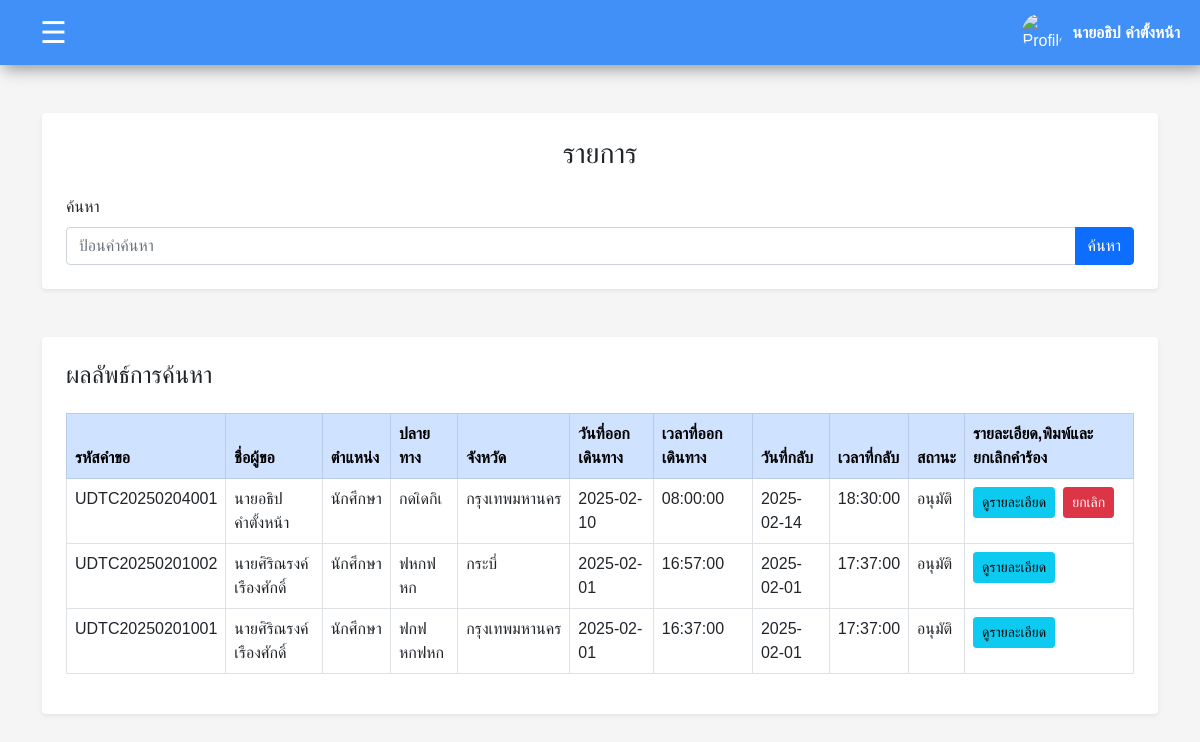
The page /user/status.php (signed in) on the database its author committed.
### tables this page shows
CREATE TABLE `requests` (
  `request_id` varchar(20) NOT NULL,
  `destination` varchar(255) DEFAULT NULL,
  `province` varchar(100) DEFAULT NULL,
  `travel_type` enum('ในจังหวัด','ต่างจังหวัด') DEFAULT NULL,
  `purpose` varchar(255) DEFAULT NULL,
  `departure_date` date DEFAULT NULL,
  `departure_time` time DEFAULT NULL,
  `return_date` date DEFAULT NULL,
  `return_time` time DEFAULT NULL,
  `passengers` int(11) DEFAULT NULL,
  `request_date` datetime DEFAULT NULL,
  `status` enum('รออนุมัติ','อนุมัติ','ปฏิเสธ','ยกเลิก') DEFAULT 'รออนุมัติ',
  `user_id` varchar(255) DEFAULT NULL,
  `driver_id` int(11) DEFAULT NULL,
  `car_id` int(11) DEFAULT NULL,
  `admin_id` varchar(11) DEFAULT NULL
);

CREATE TABLE `users` (
  `user_id` varchar(11) NOT NULL,
  `fullname` varchar(255) NOT NULL,
  `password` varchar(255) NOT NULL,
  `position` varchar(255) NOT NULL,
  `department` varchar(255) NOT NULL,
  `role` enum('admin','user','') NOT NULL,
  `profile_picture` varchar(255) DEFAULT 'default_images_account.jpg',
  `signature` varchar(255) DEFAULT 'default_images_signature.png'
);

### user/status.php (the view, shortened to what this page needs)
<!DOCTYPE html>
<html lang="en">
<head>
    <link rel="stylesheet" href="../css/bootstrap.css">
</head>
<body>
<?php
 require('header.php');
$search_query = isset($_GET['status_search']) ? $_GET['status_search'] : '';
$user_id = $_SESSION['user_id'];
$sql = "SELECT requests.request_id,
                requests.user_id,
                users.fullname,
                users.position,
                requests.destination,
                requests.province,
                requests.departure_date,
                requests.departure_time,
                requests.return_date,
                requests.return_time,
                requests.status
        FROM requests
        JOIN users ON requests.user_id = users.user_id
        WHERE (requests.status = 'รออนุมัติ' OR requests.status = 'อนุมัติ' OR requests.status = 'ปฏิเสธ')
        AND (requests.request_id LIKE '%$search_query%'
        OR users.fullname LIKE '%$search_query%'
        OR users.position LIKE '%$search_query%'
        OR requests.destination LIKE '%$search_query%'
        OR requests.province LIKE '%$search_query%')
        ORDER BY requests.request_id DESC;";
$result = mysqli_query($connect, $sql);
?>
    <div class="container py-5">
        <div class="form-container shadow-sm p-4 rounded bg-white">
            <h3 class="text-center mb-4">รายการ</h3>
            <form id="searchForm" action="status.php" method="GET">
                <div class="row g-3 align-items-center">
                    <div class="col-12">
                        <label for="searchQuery" class="form-label">ค้นหา</label>
                        <div class="input-group">
                            <input type="text" class="form-control" id="searchQuery" name="status_search" placeholder="ป้อนคำค้นหา">
                            <button type="submit" class="btn btn-primary" id="searchBtn">ค้นหา</button>
                        </div>
                    </div>
                </div>
            </form>
        </div>
        <div class="table-container shadow-sm p-4 mt-5 rounded bg-white ">
            <h4 class="mb-4">ผลลัพธ์การค้นหา</h4>
            <table class="table table-bordered table-hover">
            <thead class="table-primary">
    <tr>
        <th>รหัสคำขอ</th>
        <th>ชื่อผู้ขอ</th>
        <th>ตำแหน่ง</th>
        <th>ปลายทาง</th>
        <th>จังหวัด</th>
        <th>วันที่ออกเดินทาง</th>
        <th>เวลาที่ออกเดินทาง</th>
        <th>วันที่กลับ</th>
        <th>เวลาที่กลับ</th>
        <th>สถานะ</th>
        <th>รายละเอียด,พิมพ์และยกเลิกคำร้อง</th>
    </tr>
</thead>
<tbody id="resultTable">
    <?php
    if (mysqli_num_rows($result) > 0) {
        while ($row = mysqli_fetch_assoc($result)) {
            echo "<tr>";
            echo "<td>" . $row['request_id'] . "</td>";
            echo "<td>" . $row['fullname'] . "</td>";
            echo "<td>" . $row['position'] . "</td>";
            echo "<td>" . $row['destination'] . "</td>";
            echo "<td>" . $row['province'] . "</td>";
            echo "<td>" . $row['departure_date'] . "</td>";
            echo "<td>" . $row['departure_time'] . "</td>";
            echo "<td>" . $row['return_date'] . "</td>";
            echo "<td>" . $row['return_time'] . "</td>";
            echo "<td>" . $row['status'] . "</td>";
            echo "<td>";
            echo "<div class='d-flex gap-2'>";
            echo "<a href='request_details.php?request_id={$row['request_id']}' class='btn btn-info btn-sm'>ดูรายละเอียด</a>";
            if ($user_id == $row['user_id']) {
                echo "<a href='#' class='btn btn-danger btn-sm' onclick='return confirmCancel(\"" . $row['request_id'] . "\")'>ยกเลิก</a>";
            }
            echo "</div>";
            echo "</td>";
            echo "</tr>";
        }
    } else {
        echo "<tr><td colspan='12' class='text-center'>ยังไม่มีข้อมูล</td></tr>";
    }
    ?>
</tbody>
            </table>
        </div>
    </div>
</body>
</html>

### user/status.php (style rules this page uses)
#searchQuery { position: relative; z-index: 1; }
.form-container, .table-container { width: 100%; max-width: 1300px; margin: 0 auto; padding: 2rem; box-shadow: 0 4px 8px rgba(0, 0, 0, 0.1); border-radius: 8px; }

### user/header.php (style rules this page uses)
body { font-family: Arial, sans-serif; margin: 0; padding: 0; background-color: #f5f5f5; }

### rows shown on the page
requests: request_id "UDTC20250204001", user.fullname "นายอธิป คำตั้งหน้า", user.position "นักศึกษา", destination "กดเิดกิเ", province "กรุงเทพมหานคร", departure_date "2025-02-10", departure_time "08:00:00", return_date "2025-02-14", return_time "18:30:00", status "อนุมัติ"
requests: request_id "UDTC20250201002", user.fullname "นายศิริณรงค์ เรืองศักดิ์", user.position "นักศึกษา", destination "ฟหกฟหก", province "กระบี่", departure_date "2025-02-01", departure_time "16:57:00", return_date "2025-02-01", return_time "17:37:00", status "อนุมัติ"
requests: request_id "UDTC20250201001", user.fullname "นายศิริณรงค์ เรืองศักดิ์", user.position "นักศึกษา", destination "ฟกฟหกฟหก", province "กรุงเทพมหานคร", departure_date "2025-02-01", departure_time "16:37:00", return_date "2025-02-01", return_time "17:37:00", status "อนุมัติ"

### other values the page prints
$_SESSION['fullname'] "นายอธิป คำตั้งหน้า"
